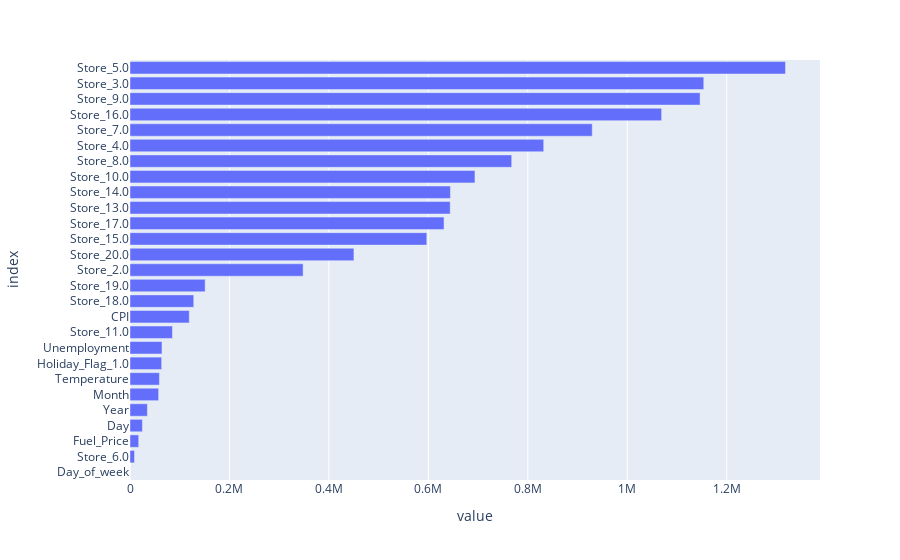

The cell this chart's notebook holds for it:
### Code cell
fig = px.bar(feature_importance, orientation = 'h')
fig.update_layout(showlegend = False, 
                  margin = {'l': 120} 
                 )
fig.show()

### Figure 1 — Plotly figure (JSON) as saved in the notebook; plotly's stock layout.template omitted (floating-point values rounded to 4 significant figures)
{"data": [{"alignmentgroup": "True", "hovertemplate": "variable=coefficients<br>value=%{x}<br>index=%{y}<extra></extra>", "legendgroup": "coefficients", "marker": {"color": "#636efa", "pattern": {"shape": ""}}, "name": "coefficients", "offsetgroup": "coefficients", "orientation": "h", "showlegend": true, "textposition": "auto", "type": "bar", "x": [8.149e-10, 9030.0, 17490.0, 24900.0, 34950.0, 57610.0, 59210.0, 63650.0, 64310.0, 85350.0, 119200.0, 128200.0, 151100.0, 348200.0, 450300.0, 596900.0, 631600.0, 644000.0, 644400.0, 693800.0, 767600.0, 832000.0, 929600.0, 1069000.0, 1146000.0, 1154000.0, 1318000.0], "xaxis": "x", "y": ["Day_of_week", "Store_6.0", "Fuel_Price", "Day", "Year", "Month", "Temperature", "Holiday_Flag_1.0", "Unemployment", "Store_11.0", "CPI", "Store_18.0", "Store_19.0", "Store_2.0", "Store_20.0", "Store_15.0", "Store_17.0", "Store_13.0", "Store_14.0", "Store_10.0", "Store_8.0", "Store_4.0", "Store_7.0", "Store_16.0", "Store_9.0", "Store_3.0", "Store_5.0"], "yaxis": "y"}], "layout": {"barmode": "relative", "legend": {"title": {"text": "variable"}, "tracegroupgap": 0}, "margin": {"l": 120, "t": 60}, "showlegend": false, "xaxis": {"anchor": "y", "domain": [0, 1], "title": {"text": "value"}}, "yaxis": {"anchor": "x", "domain": [0, 1], "title": {"text": "index"}}}}
